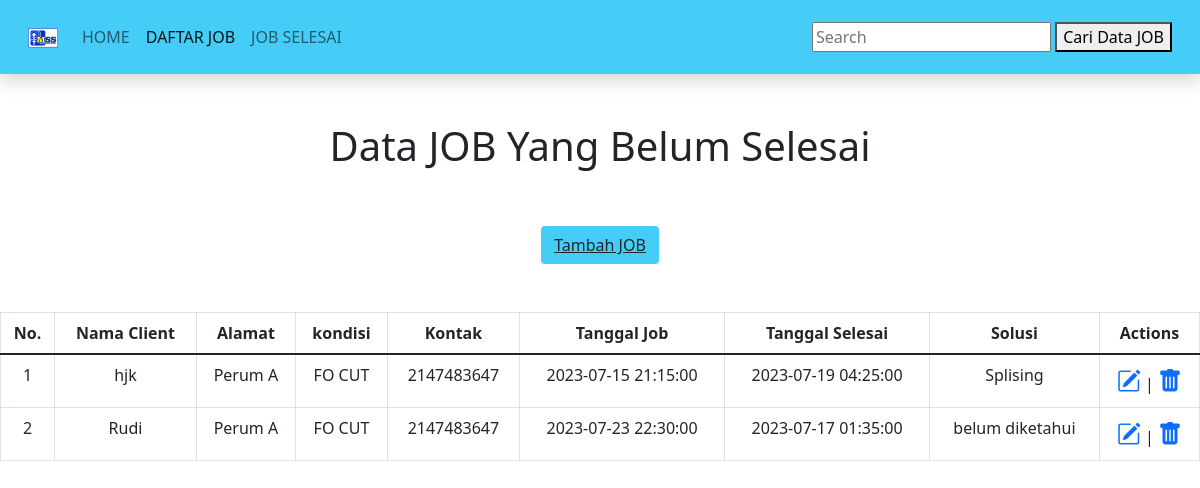
The page /listjob.php (signed in) on the database its author committed.
### tables this page shows
CREATE TABLE `jobteknisi` (
  `id` int(255) NOT NULL,
  `namaclient` varchar(255) NOT NULL,
  `alamatClient` varchar(255) NOT NULL,
  `kondisi` varchar(255) NOT NULL,
  `kontak` int(255) NOT NULL,
  `tanggaljob` timestamp NOT NULL DEFAULT current_timestamp() ON UPDATE current_timestamp(),
  `tanggalselesai` timestamp NULL DEFAULT NULL,
  `solusi` varchar(255) DEFAULT NULL
);

### functions.php (called while the page is built, shortened)
<?php
$conn = mysqli_connect("localhost", "root", "", "managementjob");
function query($query) {
    global $conn;
    $result = mysqli_query($conn, $query);
    $rows = [];
    while ($row = mysqli_fetch_assoc($result)){
    $rows[]=$row;
    }
    return $rows;
 }
?>

### listjob.php (the view, shortened to what this page needs)
<?php
   require 'functions.php';
   $jobteknisi = query("SELECT * FROM jobteknisi");
?>
<!DOCTYPE html>
<html>
    <head>
    <link href="https://cdn.jsdelivr.net/npm/bootstrap@5.1.3/dist/css/bootstrap.min.css" rel="stylesheet">
    <link rel="stylesheet" href="https://cdn.jsdelivr.net/npm/bootstrap-icons@1.10.5/font/bootstrap-icons.css">
    </head>
    <body>
<nav class="navbar navbar-expand-lg navbar-light shadow p-3 mb-5" style="background-color: #45CCF7">
  <div class="container-fluid">
  <a class="navbar-brand" href="#">
      <img src="img/logo.png" alt="" width="30" height="30">
    </a>
    <div class="collapse navbar-collapse" id="navbarSupportedContent">
      <ul class="navbar-nav me-auto mb-2 mb-lg-0">
        <li class="nav-item">
          <a class="nav-link " href="index.php">HOME</a>
        </li>
        <li class="nav-item">
          <a class="nav-link active " href="listjob.php">DAFTAR JOB</a>
        </li>
        <li class="nav-item">
          <a class="nav-link " href="jobselesai.php">JOB SELESAI</a>
        </li>
      </ul>
      <form action="" method="post">
        <input type="text" name="keyword" autofocus placeholder="Search" autocomplete="off">
        <button type="submit" name="carijob">Cari Data JOB</button>
      </form>
    </div>
  </div>
</nav>
        <h1 class="text-center">Data JOB Yang Belum Selesai</h1>
        <br></br>
        <form class="text-center d-grid gap-2 d-md-block" >
            <button class="btn" style="background-color: #45CCF7" type="submit"><a class="text-body" href="tambahjob.php">Tambah JOB</a></button>
        </form>
        <br></br>
        <table class="text-center table table-bordered">
            <thead>
            <tr>
                <th>No.</th>
                <th>Nama Client</th>
                <th>Alamat</th>
                <th>kondisi</th>
                <th>Kontak</th>
                <th>Tanggal Job</th>
                <th>Tanggal Selesai</th>
                <th>Solusi</th>
                <th>Actions</th>
            </tr>
            </thead>
            <?php $i = 1;?>
            <?php
                foreach($jobteknisi as $row) :
            ?>
            <tr>
                <td><?= $i; ?></td>
                <td><?= $row["namaclient"];?></td>
                <td><?= $row["alamatClient"];?></td>
                <td><?= $row["kondisi"];?></td>
                <td><?= $row["kontak"];?></td>
                <td><?= $row["tanggaljob"];?></td>
                <td><?= $row["tanggalselesai"];?></td>
                <td><?= $row["solusi"];?></td>
                <td>
                    <a href="ubahjob.php?id=<?= $row["id"]; ?>"><i class="bi bi-pencil-square fs-4"></i></a> |
                    <a href="hapusjob.php?id=<?= $row["id"]; ?>" onclick="return confirm ('yakin hapus?')"><i class="fs-4 bi bi-trash-fill"></i></a>
                </td>
            </tr>
            <?php $i++; ?>
            <?php
                endforeach;
            ?>
        </table>
    </body>
</html>

### rows shown on the page
jobteknisi: namaclient "hjk", alamatClient "Perum A", kondisi "FO CUT", kontak "2147483647", tanggaljob "2023-07-15 21:15:00", tanggalselesai "2023-07-19 04:25:00", solusi "Splising"
jobteknisi: namaclient "Rudi", alamatClient "Perum A", kondisi "FO CUT", kontak "2147483647", tanggaljob "2023-07-23 22:30:00", tanggalselesai "2023-07-17 01:35:00", solusi "belum diketahui"
